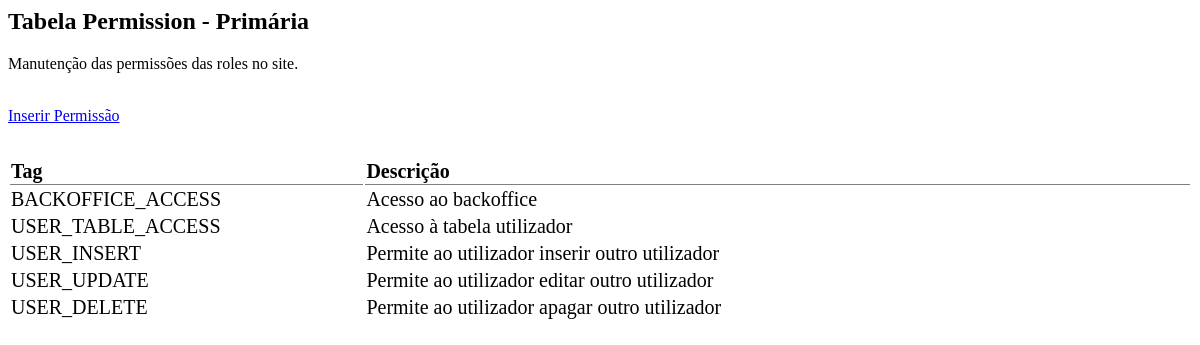
Before: /backoffice/content/permissions/permissions.php with the older database file.
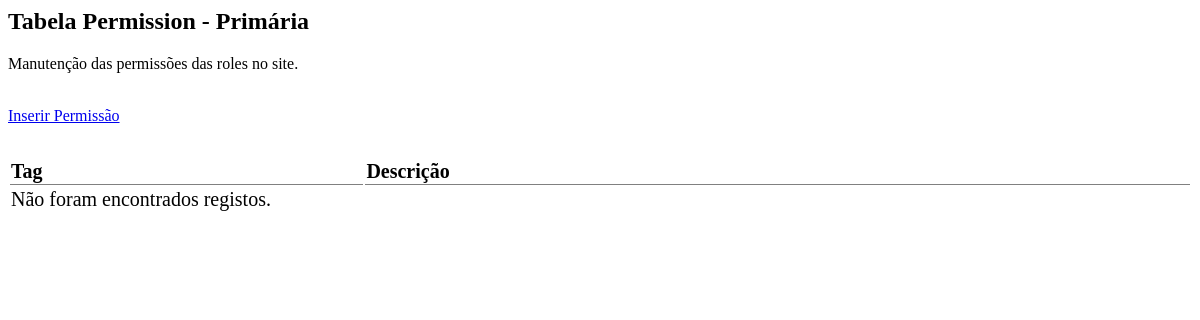
After: the same page with the newer database file.
### tables this page shows
CREATE TABLE IF NOT EXISTS `permission` (
  `id` int(11) NOT NULL AUTO_INCREMENT,
  `tag` varchar(50) DEFAULT NULL,
  `description` varchar(255) DEFAULT NULL,
  PRIMARY KEY (`id`) USING BTREE
);

### backoffice/content/permissions/permissions.php (the view, shortened to what this page needs)
<?php
$showsoc = "SELECT * FROM permission ORDER BY id";
$show = mysqli_query($conn, $showsoc);
if (mysqli_num_rows($show) > 0) {
    $row = mysqli_fetch_array($show);
} else {
    $row = null;
}
?>
<h2>Tabela Permission - Primária</h2>
<p>Manutenção das permissões das roles no site.</p>
<a href="./?p=41" class="insert-button">Inserir Permissão</a>
<a id="delLink" disabled><i class="fa-regular fa-trash-can fa-2xl" onclick="confirmDelete(<?php echo $row['id']; ?>)"></i></a>
<?php
if ($row !== null && isset($row['id'])) {
    $editLink = './?p=45&id=' . $row['id'] . '&operation=editar';
} else {
    $editLink = null;
}
echo '<a href="' . $editLink . '" id="editLink" disabled><i class="fa-regular fa-pen-to-square fa-2xl"></i></a>' ?>
<table class="table-hover" style="width:100%; font-size: 20px; margin-top: 1rem; padding-top: 1rem;">
    <thead>
        <tr>
            <th scope="col" style="text-align: left; width:30%; border-bottom: solid 1px grey; border-collapse: collapse;">Tag</th>
            <th scope="col" style="text-align: left; width:70%; border-bottom: solid 1px grey; border-collapse: collapse;">Descrição</th>
        </tr>
    </thead>
    <tbody>
        <?php
        if ($row !== null) {
            do {
        ?>
                <tr id="tr_<?php echo $row['id']; ?>" onclick="storeID(<?php echo $row['id']; ?>)">
                    <?php
                    echo "<td>" . $row['tag'] . "</td>";
                    echo "<td>" . $row['description'] . "</td>";
                    ?>
                </tr>
        <?php
            } while ($row = mysqli_fetch_assoc($show));
        } else {
            echo "<tr><td colspan='4'>Não foram encontrados registos.</td></tr>";
        }
        ?>
    </tbody>
</table>

Changed rows visible on the page:
removed permission: tag "BACKOFFICE_ACCESS", description "Acesso ao backoffice"
removed permission: tag "USER_TABLE_ACCESS", description "Acesso à tabela utilizador"
removed permission: tag "USER_INSERT", description "Permite ao utilizador inserir outro utilizador"
removed permission: tag "USER_UPDATE", description "Permite ao utilizador editar outro utilizador"
removed permission: tag "USER_DELETE", description "Permite ao utilizador apagar outro utilizador"
Other visible differences:
text now shown: "Não foram encontrados registos."
